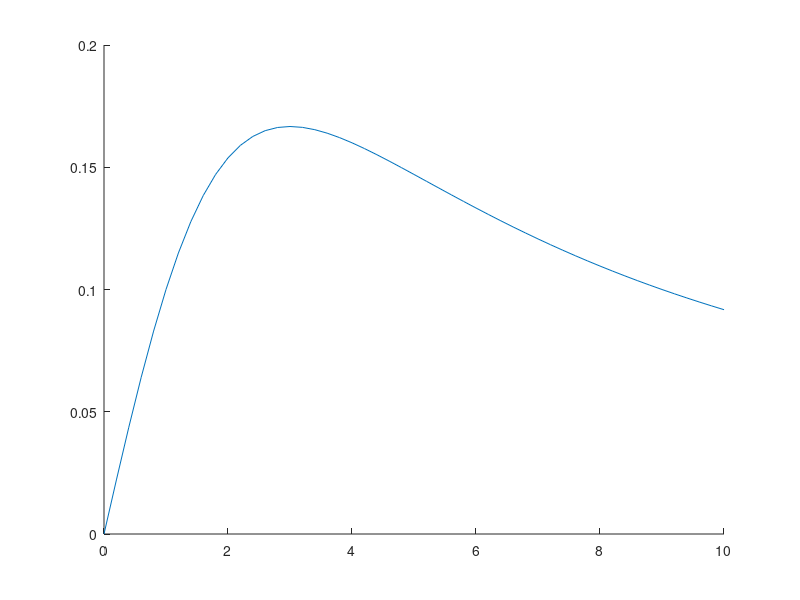

Source code (MATLAB): (Note: this script raises an error after producing the figure.)
clear
x= linspace(0,10,51);
y = x./(x.^2 + 9);
hold on
plot(x,y)

[zOdd,zEven] = do_array(y,0.85);
plot(x,zEven,x,zOdd)

[tOdd] = do_array(zEven,1.25);
plot(x,tOdd)
legend("y","zEven","zOdd","tOdd",Location="best")
